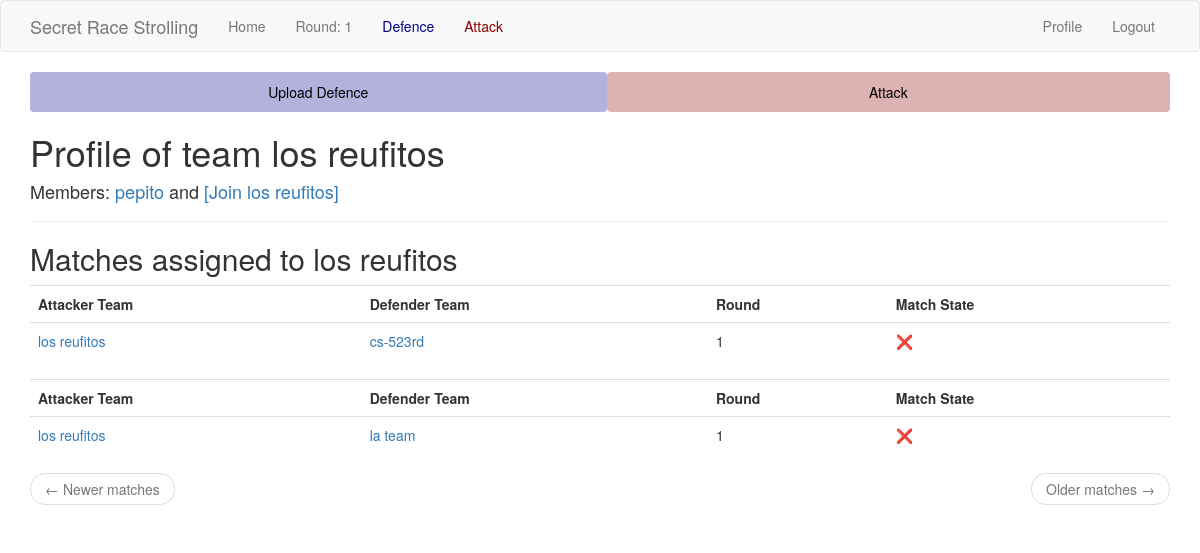
The page /team/los reufitos (signed in) on the database as committed earlier.
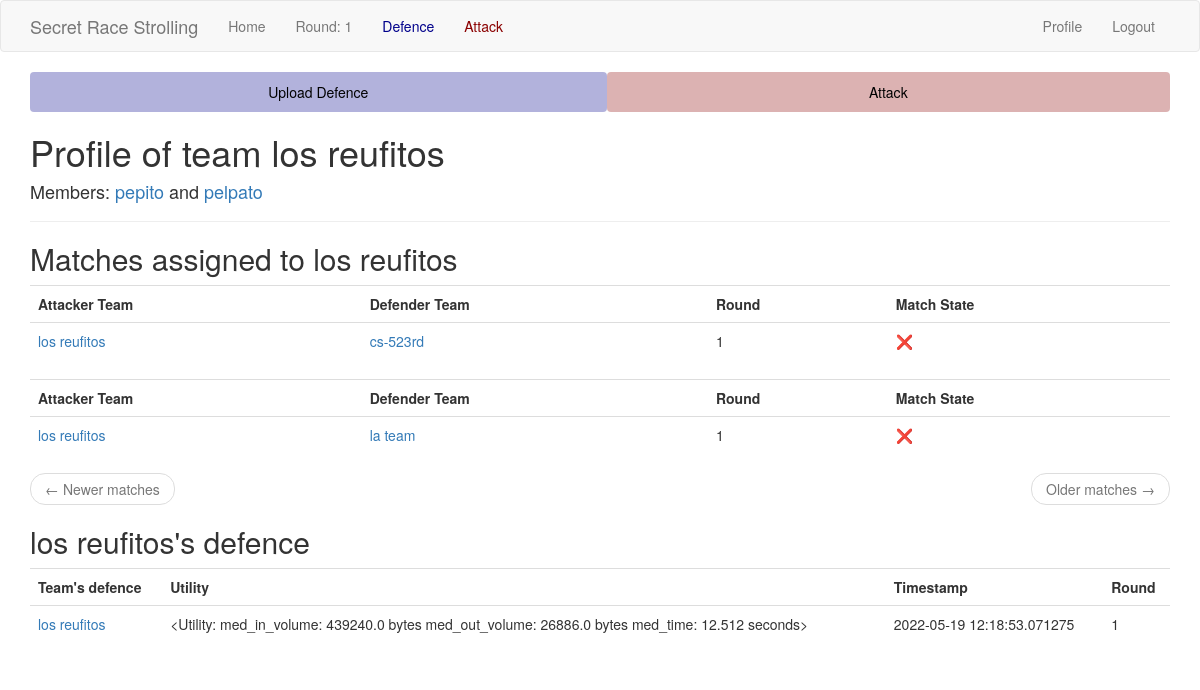
The same page on the database as committed later.
### app/models.py (models this page shows, shortened)
class Team(db.Model):
    id = db.Column(db.Integer, primary_key=True)
    team_name = db.Column(db.String(64), index=True, unique=True)
    member1_id = db.Column(db.Integer, db.ForeignKey("user.id"), unique=True)
    member2_id = db.Column(db.Integer, db.ForeignKey("user.id"), unique=True)
    defences = db.relationship(
        "Defence",
        backref="defender_team",
        foreign_keys="Defence.defender_team_id",
        lazy="dynamic",
    )
    defence_matches = db.relationship(
        "Match",
        backref="defender_team",
        foreign_keys="Match.defender_team_id",
        lazy="dynamic",
    )
    attack_matches = db.relationship(
        "Match",
        backref="attacker_team",
        foreign_keys="Match.attacker_team_id",
        lazy="dynamic",
    )
    def members(self) -> tuple[Optional[Any], Optional[Any]]:
        return (
            db.session.query(User).filter(User.id == self.member1_id).first(),
            db.session.query(User).filter(User.id == self.member2_id).first(),
        )
    def attacks(self) -> Query:
        self_attacks = (
            db.session.query(Match.id)
            .filter(Match.attacker_team_id == self.id)
            .subquery()
        )
        return db.session.query(Attack).join(
            self_attacks, self_attacks.c.id == Attack.match_id
        )

class User(UserMixin, db.Model):
    id = db.Column(db.Integer, primary_key=True)
    username = db.Column(db.String(64), index=True, unique=True)
    email = db.Column(db.String(96), index=True, unique=True)
    password_hash = db.Column(db.String(102))
    sciper = db.Column(db.Integer, unique=True)
    is_admin = db.Column(db.Boolean, default=False)
    def team(self) -> Optional[Team]:
        return (
            db.session.query(Team)
            .filter(or_(Team.member1_id == self.id, Team.member2_id == self.id))
            .first()
        )

class Match(db.Model):
    id = db.Column(db.Integer, primary_key=True)
    defender_team_id = db.Column(db.Integer, db.ForeignKey("team.id"))
    attacker_team_id = db.Column(db.Integer, db.ForeignKey("team.id"))
    round = db.Column(db.Integer, index=True)
    __table_args__ = (
        db.UniqueConstraint(
            "defender_team_id",
            "attacker_team_id",
            "round",
            name="_match_pair_once_per_round",
        ),
    )
    attacks = db.relationship(
        "Attack",
        backref="match",
        foreign_keys="Attack.match_id",
        lazy="dynamic",
    )
    @staticmethod
    def paginate_and_itemize_match_query(
        matches: Query, page: int, matches_per_page: int, current_user_team: Team
    ) -> tuple[Pagination, list[dict]]:
        matches_sub = matches.subquery()
        attacks_done = (
            db.session.query(matches_sub.c.id)
            .join(Attack, Attack.match_id == matches_sub.c.id)
            .all()
        )
        attacks_done = [attack_done[0] for attack_done in attacks_done]
        paginated = matches.paginate(page, matches_per_page)
        matches_items = paginated.items
        for m in matches_items:
            m.match_done = m.id in attacks_done
        return paginated, matches_items

class Defence(db.Model):
    id = db.Column(db.Integer, primary_key=True)
    defender_team_id = db.Column(db.Integer, db.ForeignKey("team.id"))
    utility = db.Column(db.PickleType)
    timestamp = db.Column(db.DateTime, index=True, default=datetime.utcnow)
    round = db.Column(db.Integer, index=True)

### app/routes.py (the view)
@app.route("/team/<team_name>", methods=["GET"])
@login_required
def team(team_name):
    team = Team.query.filter_by(team_name=team_name).first_or_404()
    member1, member2 = team.members()
    page_match = request.args.get("page_match", 1, type=int)
    page_attack = request.args.get("page_attack", 1, type=int)
    pagination, matches_items = Match.paginate_and_itemize_match_query(
        team.attack_matches.order_by(Match.round.desc()),
        page_match,
        app.config["MATCHES_PER_TEAM"],
        current_user.team(),
    )
    match_next_url = (
        url_for(
            "team",
            team_name=team.team_name,
            page_match=pagination.next_num,
            page_attack=page_attack,  # we must not forget to propagate the attack page
        )
        if pagination.has_next
        else None
    )
    match_prev_url = (
        url_for(
            "team",
            team_name=team.team_name,
            page_match=pagination.prev_num,
            page_attack=page_attack,  # we must not forget to propagate the attack page
        )
        if pagination.has_prev
        else None
    )
    defence = team.defences.order_by(Defence.timestamp.desc()).first()
    attacks = (
        team.attacks()
        .order_by(Attack.timestamp.desc())
        .paginate(page_attack, app.config["MATCHES_PER_TEAM"], False)
    )
    attack_next_url = (
        url_for(
            "team",
            team_name=team.team_name,
            page_match=page_match,  # we must not forget to propagate the match page
            page_attack=attacks.next_num,
        )
        if attacks.has_next
        else None
    )
    attack_prev_url = (
        url_for(
            "team",
            team_name=team.team_name,
            page_match=page_match,  # we must not forget to propagate the match page
            page_attack=attacks.prev_num,
        )
        if attacks.has_prev
        else None
    )
    attacks_items = attacks.items
    return render_template(
        "team.html",
        team=team,
        member1=member1,
        member2=member2,
        matches=matches_items,
        attacks=attacks_items,
        defence=defence,
        match_next_url=match_next_url,
        match_prev_url=match_prev_url,
        attack_next_url=attack_next_url,
        attack_prev_url=attack_prev_url,
    )

### app/models.py (called while the page is built)
@login.user_loader
def load_user(id: int) -> User:
    return User.query.get(int(id))

    def __repr__(self):
        return "<Utility: \nmed_in_volume: {:.1f} bytes\nmed_out_volume: {:.1f} bytes\nmed_time: {:.3f} seconds>".format(
            abs(self.med_in_volume), self.med_out_volume, self.med_time
        )

### app/templates/team.html (shortened to what this page needs)
{% extends "base.html" %}
{% block app_content %}
<h1>Profile of team {{ team.team_name }}</h1>
<h4>Members: {% if member1 %} <a href="{{ url_for('user', username=member1.username) }}"> {{ member1.username }}</a>
    {% else %} <a href="{{ url_for('join_team', team_name=team.team_name) }}"> [Join {{ team.team_name }}]</a>
    {% endif %} and {% if member2 %} <a href="{{ url_for('user', username=member2.username) }}">
        {{ member2.username }}</a>
    {% else %} <a href="{{ url_for('join_team', team_name=team.team_name) }}"> [Join {{ team.team_name }}]</a>
    {% endif %}</h4>
<hr>
{% if matches %}
<h2>Matches assigned to {{ team.team_name }}</h2>
{% for match in matches %}
{% include '_match.html' %}
{% endfor %}
<nav aria-label="...">
    <ul class="pager">
        <li class="previous{% if not match_prev_url %} disabled{% endif %}">
            <a href="{{ match_prev_url or '#' }}">
                <span aria-hidden="true">&larr;</span> Newer matches
            </a>
        </li>
        <li class="next{% if not match_next_url %} disabled{% endif %}">
            <a href="{{ match_next_url or '#' }}">
                Older matches <span aria-hidden="true">&rarr;</span>
            </a>
        </li>
    </ul>
</nav>
{% endif %}
{% if defence %}
<h2>{{ team.team_name }}'s defence</h2>
{% include '_defence.html' %}
{% endif %}
{% endblock %}

### app/templates/base.html (shortened to what this page needs)
{% extends 'bootstrap/base.html' %}
{% block navbar %}
<nav class="navbar navbar-default">
  <div class="container">
    <div class="navbar-header">
      <a
        class="navbar-brand"
        href="{{ url_for('index') }}"
      >Secret Race Strolling</a>
    </div>
    <div
      class="collapse navbar-collapse"
      id="bs-example-navbar-collapse-1"
    >
      <ul class="nav navbar-nav">
        <li><a href="{{ url_for('index') }}">Home</a></li>
        <li><a>Round: {{ config["ROUND"] }}</a></li>
        {% if config["DEFENCE_PHASE"] %}
        <li><a style="color:darkblue">Defence</a></li>
        {% endif %}
        {% if config["ATTACK_PHASE"] %}
        <li><a style="color:darkred">Attack</a></li>
        {% endif %}
      </ul>
      <ul class="nav navbar-nav navbar-right">
        {% if current_user.is_anonymous %}
        <li><a href="{{ url_for('login') }}">Login</a></li>
        {% else %}
        <li><a href="{{ url_for('user', username=current_user.username) }}">Profile</a></li>
        <li><a href="{{ url_for('logout') }}">Logout</a></li>
        {% endif %}
      </ul>
    </div>
  </div>
</nav>
{% endblock %}
{% block content %}
<div class="container">
  <ul class="nav nav-pills nav-justified">
    {% if config["DEFENCE_PHASE"] %}
    <li class="nav-item">
      <a
        class="nav-link"
        style="background:rgba(0, 0, 139, 0.3);color:black"
        href="{{ url_for('defence') }}"
      >Upload Defence</a>
    </li>
    {% endif %}
    {% if config["ATTACK_PHASE"] %}
    <li class="nav-item">
      <a
        class="nav-link"
        style="background:rgba(139, 0, 0, 0.3);color:black"
        href="{{ url_for('attack') }}"
      >Attack</a>
    </li>
    {% endif %}
  </ul>
</div>
<div class="container">
  {% block app_content %}{% endblock %}
</div>
{% endblock %}

### app/templates/_match.html
<table class="table table-hover">
    <tr>
        <th>Attacker Team</th>
        <th>Defender Team</th>
        <th>Round</th>
        <th>Match State</th>
    </tr>
    <tr>
        <td>
            <a href="{{ url_for('team', team_name=match.attacker_team.team_name) }}">
                {{ match.attacker_team.team_name }}</a>
        </td>
        <td>
            <a href="{{ url_for('team', team_name=match.defender_team.team_name) }}">{{ match.defender_team.team_name }}
            </a>
        </td>
        <td>
            {{ match.round }}
        </td>
        <td>
            {% if match.match_done %} ✅ {% else %} ❌ {% endif %}
        </td>
    </tr>
</table>

### app/templates/_defence.html
<table class="table table-hover">
    <tr>
        <th>Team's defence</th>
        <th>Utility</th>
        <th>Timestamp</th>
        <th>Round</th>
    </tr>
    <tr>
        <td>
            <a href="{{ url_for('team', team_name=defence.defender_team.team_name) }}">
                {{ defence.defender_team.team_name }}</a>
        </td>
        <td>
            {{ defence.utility }}
        </td>
        <td>
            {{ defence.timestamp }}
        </td>
        <td>
            {{ defence.round }}
        </td>
    </tr>
</table>

Rows that differ between the two databases and show on the page:
changed Team "los reufitos": defender_team.team_name (not shown) → "los reufitos"
added User: username "pelpato"
added Defence: utility "<Utility: med_in_volume: 439240.0 bytes med_out_volume: 26886.0 bytes med_time: 12.512 seconds>", timestamp "2022-05-19 12:18:53.071275", round "1"
Other text that changed with them:
text no longer shown: "[Join ]"
text now shown: "'s defence Team's defence Utility Timestamp Round"
